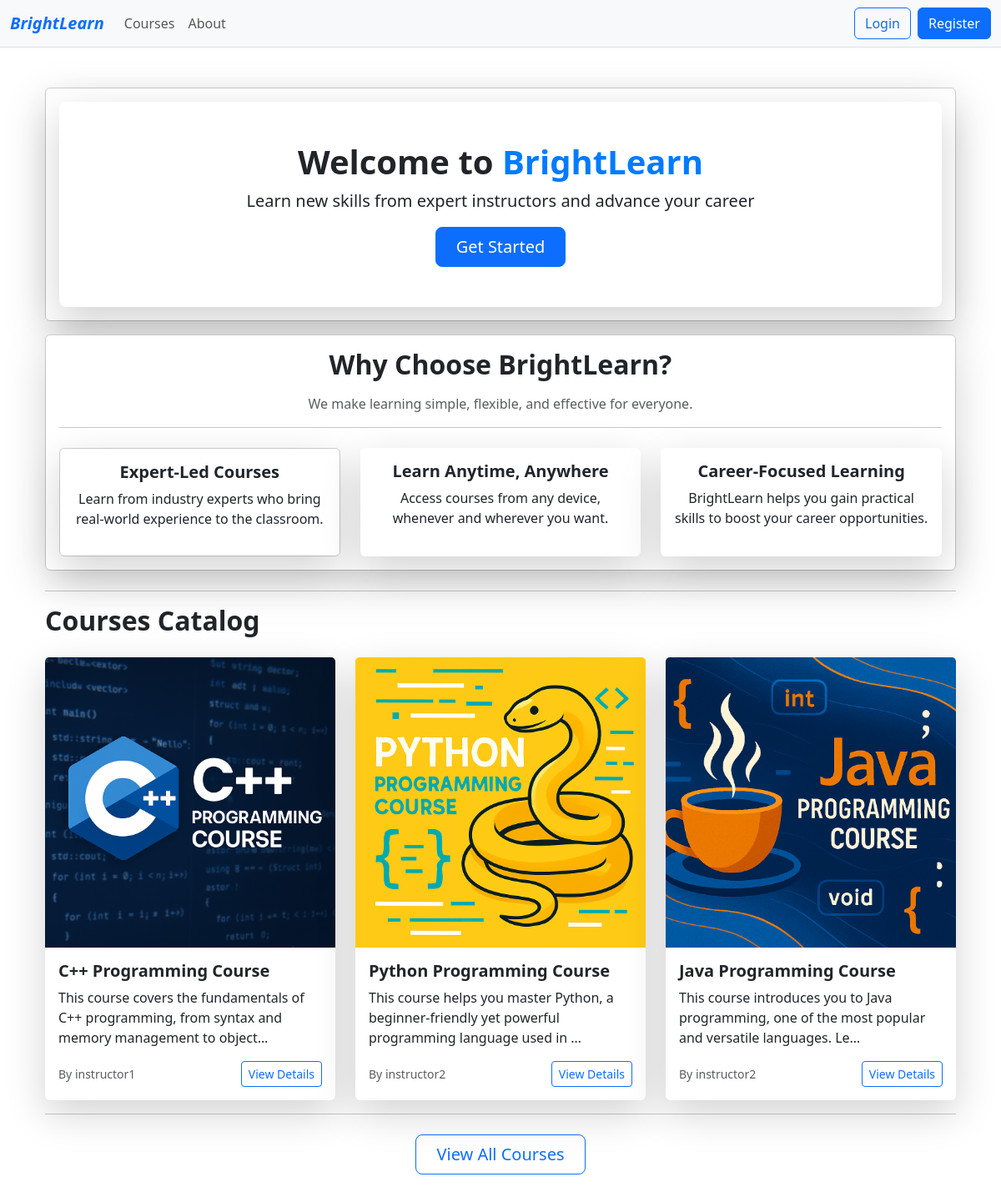
The page / on the database its author committed.
### courses/models.py (models this page shows, shortened)
class Course(models.Model):
    instructor = models.ForeignKey(User, on_delete=models.CASCADE)
    title = models.CharField(max_length=200)
    description = models.TextField()
    category = models.CharField(max_length=100)
    price = models.DecimalField(max_digits=10, decimal_places=2)
    start_date = models.DateField()
    end_date = models.DateField()
    created_at = models.DateTimeField(auto_now_add=True)
    image = models.ImageField(upload_to='course_images/', blank=True, null=True)

### accounts/models.py (models this page shows, shortened)
class User(AbstractUser):
    name = models.CharField(max_length=70, default='name')
    contact = models.CharField(max_length=13)
    user_type = models.CharField(
        max_length=1,
        choices=(
            ('I', "Instructor"),
            ('S', "Student"),
        ),
    )

### main/views.py (the view)
# urls.py: path('',views.home,name="home"),
def home(request):
    if request.user.is_authenticated:
        courses = Course.objects.filter(end_date__gte=timezone.now().date())
        return render(request, 'main/dashboard.html', {'courses': courses})
    else:
        courses = Course.objects.all()[:3]
        return render(request, 'main/home.html', {'courses': courses})

### main/templates/main/home.html
{% extends 'base.html' %}
{% block main %}
<div class="container my-5">
    <div class="card mb-3">
        <div class="card-body shadow-lg">
            <div class="hero-section bg-white p-5 rounded-3 shadow-lg opacity-100 text-center">
                <h1 class="fw-bold">Welcome to <span style="color:#007bff;">BrightLearn</span></h1>
                <p class="lead">Learn new skills from expert instructors and advance your career </p>
                <a href="{% url 'register' %}" class="btn btn-primary btn-lg px-4">Get Started</a>
            </div>
        </div>
    </div>
    <div class="card mb-4">
        <div class="card-body shadow-lg">
            <div class="text-center">
                <h2 class="fw-bold mb-3">Why Choose BrightLearn?</h2>
                <p class="text-muted">We make learning simple, flexible, and effective for everyone.</p>
                <hr>
                <div class="row mt-4">
                    <div class="col-md-4">
                        <div class="card">
                            <div class="card-body shadow-lg p-3 border-0 h-100">
                                <h5 class="fw-bold"> Expert-Led Courses</h5>
                                <p>Learn from industry experts who bring real-world experience to the classroom.</p>
                            </div>
                        </div>
                    </div>
                    <div class="col-md-4">
                        <div class="card shadow-lg p-3 border-0 h-100">
                            <h5 class="fw-bold"> Learn Anytime, Anywhere</h5>
                            <p>Access courses from any device, whenever and wherever you want.</p>
                        </div>
                    </div>
                    <div class="col-md-4">
                        <div class="card shadow-lg p-3 border-0 h-100">
                            <h5 class="fw-bold"> Career-Focused Learning</h5>
                            <p>BrightLearn helps you gain practical skills to boost your career opportunities.</p>
                        </div>
                    </div>
                </div>
            </div>
        </div>
    </div>
    <hr>
    <h2 class="mb-4 fw-bold">Courses Catalog</h2>
    <div class="row row-cols-1 row-cols-md-3 g-4">
        {% for course in courses%}
        <div class="col">
            <div class="card h-100 shadow-lg border-0">
                {% if course.image %}
                <img src="{{ course.image.url }}" class="card-img-top" alt="{{ course.title }}">
                {% else %}
                <div class="card-img-top bg-secondary text-white p-5 text-center">No Image</div>
                {% endif %}
                <div class="card-body">
                    <h5 class="card-title fw-bold">{{ course.title }}</h5>
                    <p class="card-text">{{ course.description|truncatechars:100 }}</p>
                    <div class="d-flex justify-content-between align-items-center mt-3">
                        <small class="text-muted">By {{ course.instructor.username }}</small>
                        <a href="{% url 'course_detail' course.id %}" class="btn btn-sm btn-outline-primary">View
                            Details</a>
                    </div>
                </div>
            </div>
        </div>
        {% empty %}
        <div class="col-12">
            <p class="text-center">No courses available yet.</p>
        </div>
        {% endfor %}
    </div>
    <hr>
    <div class="text-center mt-4">
        <a href="{% url 'course_list' %}" class="btn btn-outline-primary btn-lg px-4">View All Courses</a>
    </div>
</div>
{% endblock %}

### templates/base.html (shortened to what this page needs)
{% load static %}
<!doctype html>
<html lang="en">
<head>
    <link href="https://cdn.jsdelivr.net/npm/bootstrap@5.3.2/dist/css/bootstrap.min.css" rel="stylesheet"
 />
    <link href="{% static 'css/style.css' %}" rel="stylesheet" />
</head>
<body>
    <header>
        <nav class="navbar navbar-expand-lg navbar-light bg-light border-bottom">
            <div class="container-fluid">
                <a class="navbar-brand fw-bolder fst-italic text-primary" href="{% url 'home' %}">BrightLearn</a>
                <div class="collapse navbar-collapse" id="collapsibleNavId">
                    <ul class="navbar-nav me-auto mb-2 mb-lg-0">
                        <li class="nav-item">
                            <a class="nav-link" href="{% url 'course_list' %}">Courses</a>
                        </li>
                        <li class="nav-item">
                            <a class="nav-link" href="{% url 'about_us' %}">About</a>
                        </li>
                    </ul>
                    <div class="navbar-nav ms-auto">
                        {% if request.user.is_authenticated %}
                        <li class="nav-item dropdown">
                            <a class="nav-link dropdown-toggle" href="#" id="navbarDropdown" role="button"
                                data-bs-toggle="dropdown" aria-expanded="false">
                                Welcome, {{ request.user.username }}
                            </a>
                            <ul class="dropdown-menu dropdown-menu-end" aria-labelledby="navbarDropdown">
                                <li><a class="dropdown-item" href="{% url 'profile_details' %}">Profile</a></li>
                                {% if request.user.user_type == 'I' %}
                                <li><a class="dropdown-item" href="{% url 'my_courses' %}">My Courses (Instructor)</a>
                                </li>
                                <li><a class="dropdown-item" href="{% url 'course_create' %}">Post New Course</a></li>
                                {% elif request.user.user_type == 'S' %}
                                <li><a class="dropdown-item" href="{% url 'my_enrolled_courses' %}">My Enrolled
                                        Courses</a></li>
                                <li><a class="dropdown-item" href="{% url 'saved_courses' %}">Saved Courses</a></li>
                                {% endif %}
                                <li>
                                    <hr class="dropdown-divider">
                                </li>
                                <li><a class="dropdown-item text-danger" href="{% url 'logout' %}">Logout</a></li>
                            </ul>
                        </li>
                        {% else %}
                        <a class="btn btn-outline-primary me-2" href="{% url 'login' %}">Login</a>
                        <a class="btn btn-primary" href="{% url 'register' %}">Register</a>
                        {% endif %}
                    </div>
                </div>
            </div>
        </nav>
    </header>
    <main class="container">
        {% block main %}
        {% endblock main %}
    </main>
</body>
</html>

### rows shown on the page
Course: image (picture), title "C++ Programming Course", description "This course covers the fundamentals of C++ programming, from syntax and memory management to object…", instructor.username "instructor1"
Course: image (picture), title "Python Programming Course", description "This course helps you master Python, a beginner-friendly yet powerful programming language used in …", instructor.username "instructor2"
Course: image (picture), title "Java Programming Course", description "This course introduces you to Java programming, one of the most popular and versatile languages. Le…", instructor.username "instructor2"
